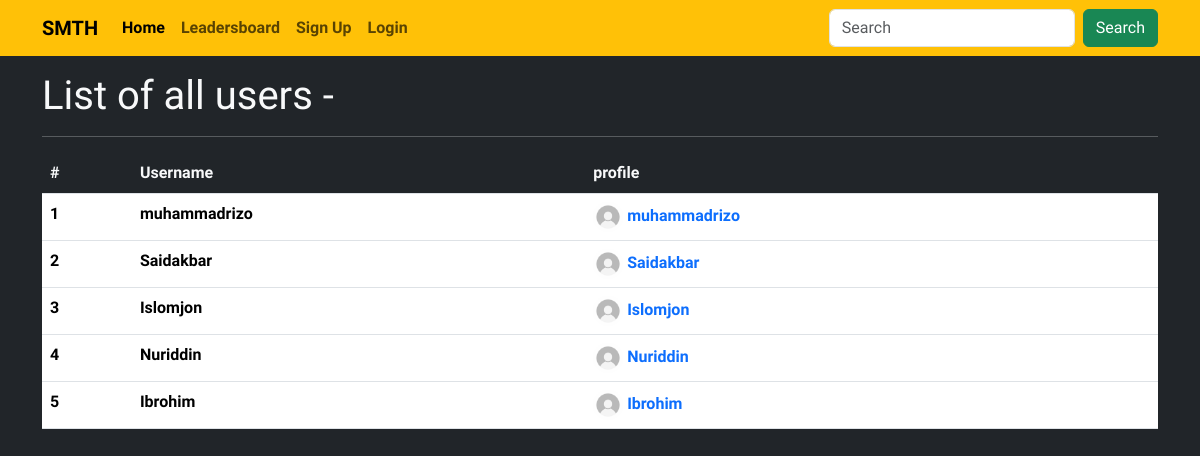
Page /account/users on the committed database.
### user/models.py (models this page shows, shortened)
class Profile(models.Model):
    id = models.UUIDField(primary_key=True, editable=False, default=uuid.uuid4)
    user = models.OneToOneField(User, on_delete=models.CASCADE)
    avatar = models.ImageField(upload_to='profile_images/', default='default/default.jpg', blank=True, null=True)
    bio = models.TextField(blank=True,null=True)
    pubg_id = models.CharField(max_length=20,blank=True, null=True)
    points = models.IntegerField(default=0, blank=True,null=True)

### user/views.py (the view)
# urls.py: path('users', views.allusers, name='allusers'),
def allusers(request):
    profiles = Profile.objects.all()
    context = {'profiles':profiles}
    return render(request, 'forstaff/allusers.html',context)

### templates/forstaff/allusers.html (shortened to what this page needs)
{% extends "base.html" %}
{% load static %}
{% block content %}
<div class="container text-light py-3">
 <h1>List of all users - {{allusers.count}}</h1>
 <hr>
 <table class="table">
    <thead>
        <tr>
            <th class="bg-dark text-light">#</th>
            <th class="bg-dark text-light">Username</th>
            <th class="bg-dark text-light">profile</th>
        </tr>
    </thead>
    <tbody>
        {% for us in profiles %}
        <tr>
            <td>{{forloop.counter}}</td>
            <td>{{us.user}}</td>
            <td> {% if us.profile.avatar %}
                <img src="{{us.profile.avatar.url}}" width="30" class="rounded-circle" alt="">
                 <a class="text-decoration-none" href="">{{us.user}}</a>
                {% else %}
                <img src="{% static 'default/default.jpg' %}" width="30" class="rounded-circle" alt="">
                <a class="text-decoration-none" href="">{{us.user}}</a>
                {% endif %}
            </td>
         </tr>
        {% endfor %}
    </tbody>
 </table>
 </div>
{% endblock content %}

### rows in the picture
Profile: user "muhammadrizo"
Profile: user "Saidakbar"
Profile: user "Islomjon"
Profile: user "Nuriddin"
Profile: user "Ibrohim"
